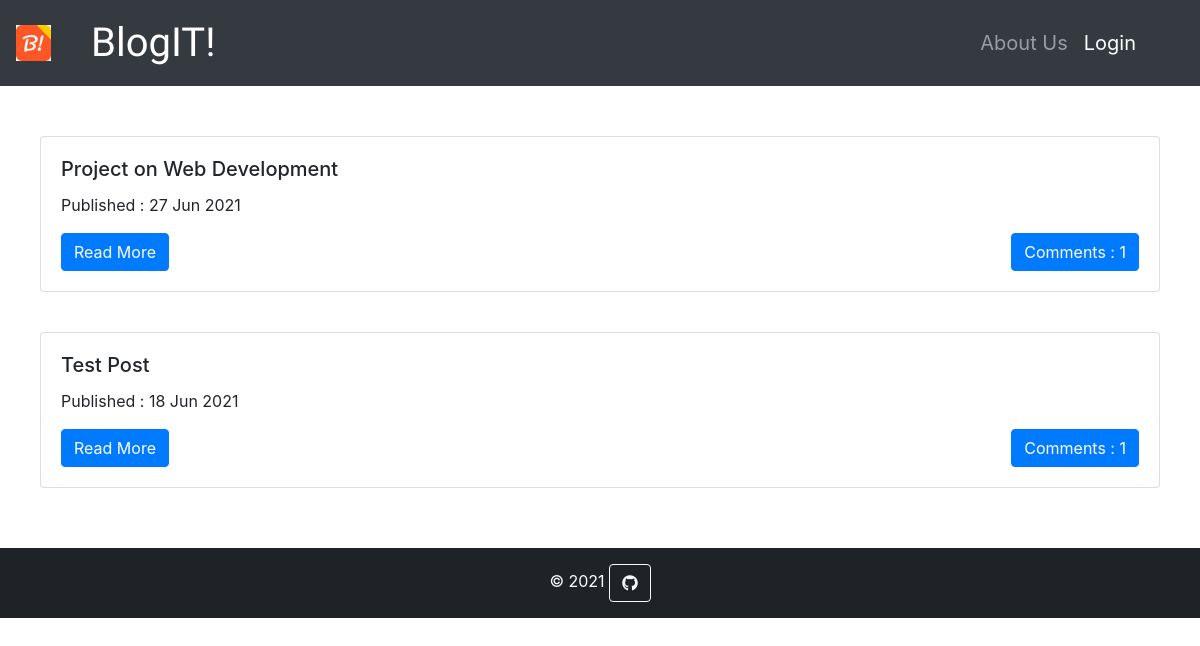
The page / on the database its author committed.
### blog/models.py (models this page shows, shortened)
class Post(models.Model):
    author = models.ForeignKey('auth.User', on_delete=models.CASCADE)
    title = models.CharField(max_length=200)
    text = models.TextField()
    created_date = models.DateTimeField(default=timezone.now)
    published_date = models.DateTimeField(blank=True,null=True)
    def approve_comments(self):
        return self.comments.filter(approved_comment=True)

### blog/views.py (the view)
# urls.py: url(r'^$',views.PostListView.as_view(),name='post_list'),
class PostListView(ListView):
    model = Post
    def get_queryset(self):
        return Post.objects.filter(published_date__lte=timezone.now()).order_by('-published_date')

### blog/templates/blog/post_list.html
{% extends 'blog/base.html' %}
{% block content %}
    {% for post in post_list %}
        <div class="card" style="width: auto; margin-top: 40px;">
            <div class="card-body">
                <h5 class="card-title">{{ post.title }}</h5>
                <div class="date">
                    <p>Published : {{post.published_date|date:"d M Y "}}</p>
                </div>
                <a href="{% url 'post_detail' pk=post.pk %}" class="btn btn-primary">Read More</a>
                <a href="{% url 'post_detail' pk=post.pk %}" class="btn btn-primary float-right">Comments : {{post.approve_comments.count}}</a>
            </div>
        </div>
    {% endfor %}
{% endblock content %}

### rows shown on the page
Post: title "Project on Web Development", published_date "27 Jun 2021", approve_comments.count "1"
Post: title "Test Post", published_date "18 Jun 2021", approve_comments.count "1"
